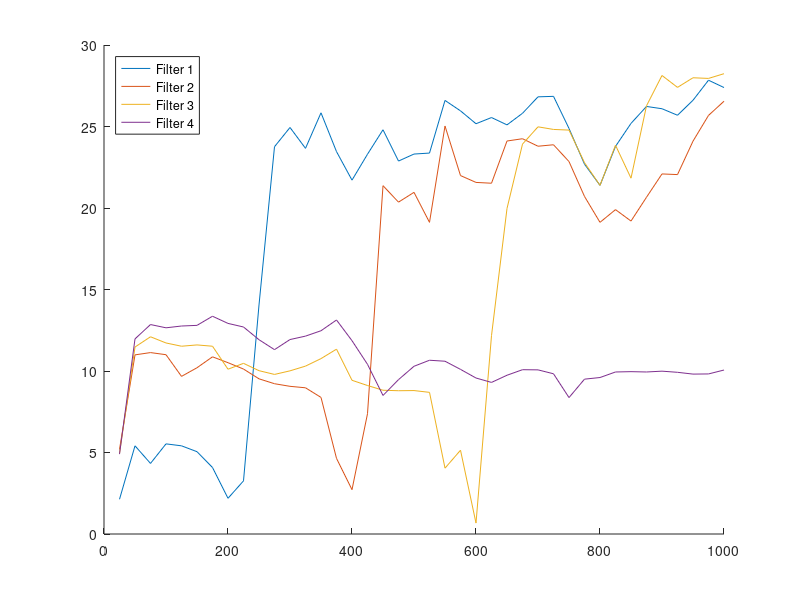

The MATLAB source for this figure:
fl1 = [ 25 0.85 2.13
50 0.78 5.41
75 0.80 4.33
100 0.78 5.53
125 0.78 5.41
150 0.79 5.05
175 0.81 4.08
200 0.85 2.19
225 0.97 -3.26
250 1.22 -14.05
275 1.44 -23.76
300 1.46 -24.94
325 1.43 -23.66
350 1.48 -25.84
375 1.43 -23.46
400 1.39 -21.71
425 1.43 -23.30
450 1.46 -24.80
475 1.42 -22.88
500 1.43 -23.31
525 1.43 -23.37
550 1.50 -26.60
575 1.49 -25.96
600 1.47 -25.17
625 1.48 -25.55
650 1.47 -25.10
675 1.48 -25.81
700 1.51 -26.82
725 1.51 -26.85
750 1.46 -24.88
775 1.41 -22.69
800 1.38 -21.39
825 1.44 -23.78
850 1.47 -25.19
875 1.49 -26.23
900 1.49 -26.09
925 1.48 -25.69
950 1.50 -26.61
975 1.53 -27.84
1000 1.52 -27.39];
    
fl2 = [ 25 0.67 5.19
50 0.55 10.99
75 0.54 11.13
100 0.55 11.00
125 0.57 9.67
150 0.56 10.20
175 0.55 10.87
200 0.56 10.51
225 0.56 10.12
250 0.58 9.52
275 0.58 9.22
300 0.59 9.06
325 0.59 8.97
350 0.60 8.38
375 0.69 4.64
400 0.73 2.72
425 0.95 -7.38
450 1.26 -21.37
475 1.24 -20.36
500 1.25 -20.96
525 1.21 -19.12
550 1.34 -25.03
575 1.28 -21.99
600 1.27 -21.57
625 1.27 -21.52
650 1.32 -24.11
675 1.33 -24.25
700 1.32 -23.79
725 1.32 -23.88
750 1.30 -22.85
775 1.25 -20.71
800 1.21 -19.12
825 1.23 -19.90
850 1.21 -19.20
875 1.25 -20.66
900 1.28 -22.09
925 1.28 -22.05
950 1.32 -24.10
975 1.36 -25.68
1000 1.38 -26.55];
    
fl3 = [ 25 0.68 4.94
50 0.53 11.47
75 0.52 12.10
100 0.53 11.72
125 0.53 11.52
150 0.53 11.60
175 0.53 11.52
200 0.57 10.11
225 0.56 10.47
250 0.57 10.02
275 0.57 9.79
300 0.57 10.01
325 0.56 10.30
350 0.55 10.76
375 0.54 11.34
400 0.58 9.43
425 0.59 9.11
450 0.59 8.82
475 0.59 8.79
500 0.59 8.80
525 0.60 8.69
550 0.70 4.04
575 0.68 5.14
600 0.77 0.67
625 1.06 -12.17
650 1.23 -19.97
675 1.32 -23.92
700 1.34 -24.98
725 1.34 -24.82
750 1.34 -24.78
775 1.29 -22.78
800 1.26 -21.39
825 1.32 -23.85
850 1.27 -21.83
875 1.37 -26.27
900 1.41 -28.13
925 1.40 -27.40
950 1.41 -27.99
975 1.41 -27.95
1000 1.42 -28.24];
    
fl4 = [ 25 0.68 4.90
50 0.52 11.97
75 0.50 12.85
100 0.51 12.65
125 0.51 12.76
150 0.51 12.80
175 0.49 13.36
200 0.50 12.92
225 0.51 12.70
250 0.52 11.92
275 0.54 11.31
300 0.52 11.93
325 0.52 12.14
350 0.51 12.47
375 0.50 13.13
400 0.53 11.86
425 0.56 10.41
450 0.60 8.50
475 0.58 9.47
500 0.56 10.29
525 0.55 10.66
550 0.55 10.60
575 0.57 10.10
600 0.58 9.57
625 0.58 9.30
650 0.57 9.74
675 0.57 10.08
700 0.57 10.07
725 0.57 9.83
750 0.60 8.37
775 0.58 9.50
800 0.58 9.60
825 0.57 9.94
850 0.57 9.96
875 0.57 9.94
900 0.57 9.99
925 0.57 9.92
950 0.57 9.81
975 0.57 9.82
1000 0.57 10.06];
    
hold on;
plot(fl1(:,1), abs(fl1(:,3)))
plot(fl2(:,1), abs(fl2(:,3)))
plot(fl3(:,1), abs(fl3(:,3)))
plot(fl4(:,1), abs(fl4(:,3)))
legend("Filter 1", "Filter 2", "Filter 3", "Filter 4", 'location', 'northwest')
